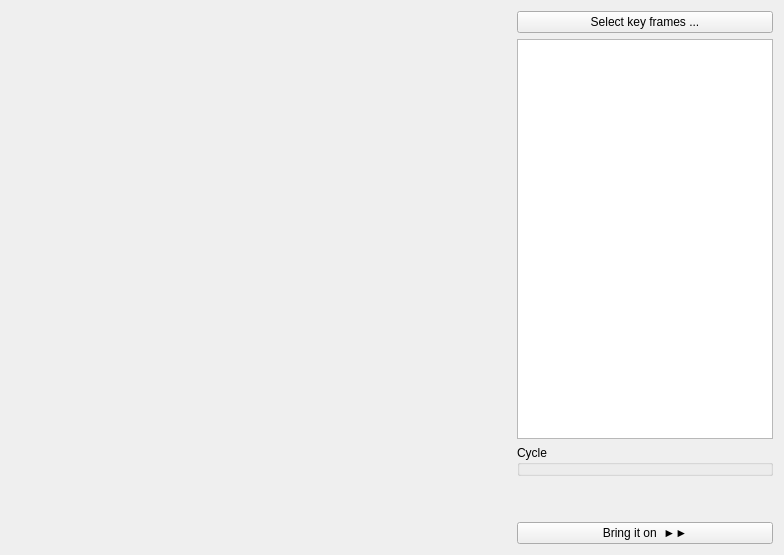
      <widget class="QWidget" name="tabImages">
       <attribute name="icon">
        <iconset resource="muddymorph.qrc">
         <normaloff>:/stilo/guicandy/t1.png</normaloff>:/stilo/guicandy/t1.png</iconset>
       </attribute>
       <attribute name="title">
        <string>Images</string>
       </attribute>
       <layout class="QHBoxLayout" name="horizontalLayout_2" stretch="1,0">
        <item>
         <widget class="QLabel" name="previewKey">
          <property name="minimumSize">
           <size>
            <width>500</width>
            <height>300</height>
           </size>
          </property>
          <property name="toolTip">
           <string>Feel free to drag and drop image files here</string>
          </property>
          <property name="text">
           <string/>
          </property>
          <property name="pixmap">
           <pixmap resource="muddymorph.qrc">:/stilo/guicandy/icon.png</pixmap>
          </property>
          <property name="alignment">
           <set>Qt::AlignCenter</set>
          </property>
         </widget>
        </item>
        <item>
         <layout class="QVBoxLayout" name="verticalLayout_2">
          <item>
           <widget class="QPushButton" name="buttonSelectFiles">
            <property name="toolTip">
             <string>&lt;html&gt;&lt;head/&gt;&lt;body&gt;&lt;p&gt;Select the full series of key images at once. File names determine the sequence.&lt;/p&gt;&lt;/body&gt;&lt;/html&gt;</string>
            </property>
            <property name="text">
             <string>Select key frames ...</string>
            </property>
           </widget>
          </item>
          <item>
           <widget class="QTableView" name="tableKey">
            <property name="sizePolicy">
             <sizepolicy hsizetype="Expanding" vsizetype="MinimumExpanding">
              <horstretch>0</horstretch>
              <verstretch>0</verstretch>
             </sizepolicy>
            </property>
            <property name="minimumSize">
             <size>
              <width>0</width>
              <height>400</height>
             </size>
            </property>
            <property name="alternatingRowColors">
             <bool>true</bool>
            </property>
            <property name="selectionMode">
             <enum>QAbstractItemView::SingleSelection</enum>
            </property>
            <property name="selectionBehavior">
             <enum>QAbstractItemView::SelectRows</enum>
            </property>
            <property name="cornerButtonEnabled">
             <bool>false</bool>
            </property>
            <attribute name="horizontalHeaderStretchLastSection">
             <bool>true</bool>
            </attribute>
            <attribute name="verticalHeaderVisible">
             <bool>false</bool>
            </attribute>
           </widget>
          </item>
          <item>
           <widget class="QGroupBox" name="groupBox">
            <property name="sizePolicy">
             <sizepolicy hsizetype="Preferred" vsizetype="MinimumExpanding">
              <horstretch>0</horstretch>
              <verstretch>0</verstretch>
             </sizepolicy>
            </property>
            <property name="title">
             <string>Cycle</string>
            </property>
            <widget class="QRadioButton" name="radioStraight">
             <property name="geometry">
              <rect>
               <x>10</x>
               <y>30</y>
               <width>100</width>
               <height>20</height>
              </rect>
             </property>
             <property name="toolTip">
              <string>&lt;html&gt;&lt;head/&gt;&lt;body&gt;&lt;p&gt;Do not make a loop.&lt;/p&gt;&lt;/body&gt;&lt;/html&gt;</string>
             </property>
             <property name="text">
              <string>→  None</string>
             </property>
             <property name="checked">
              <bool>true</bool>
             </property>
            </widget>
            <widget class="QRadioButton" name="radioLoop">
             <property name="geometry">
              <rect>
               <x>10</x>
               <y>60</y>
               <width>100</width>
               <height>20</height>
              </rect>
             </property>
             <property name="toolTip">
              <string>&lt;html&gt;&lt;head/&gt;&lt;body&gt;&lt;p&gt;Morph from the last key frame straight back to the first.&lt;/p&gt;&lt;/body&gt;&lt;/html&gt;</string>
             </property>
             <property name="text">
              <string>∞  Loop</string>
             </property>
            </widget>
            <widget class="QRadioButton" name="radioReverse">
             <property name="geometry">
              <rect>
               <x>10</x>
               <y>90</y>
               <width>100</width>
               <height>20</height>
              </rect>
             </property>
             <property name="toolTip">
              <string>&lt;html&gt;&lt;head/&gt;&lt;body&gt;&lt;p&gt;Rewind all the way from the last key frame back to the first.&lt;/p&gt;&lt;/body&gt;&lt;/html&gt;</string>
             </property>
             <property name="text">
              <string>↔  Reverse</string>
             </property>
            </widget>
           </widget>
          </item>
          <item>
           <spacer name="verticalSpacer_2">
            <property name="orientation">
             <enum>Qt::Vertical</enum>
            </property>
            <property name="sizeHint" stdset="0">
             <size>
              <width>20</width>
              <height>40</height>
             </size>
            </property>
           </spacer>
          </item>
          <item>
           <widget class="QPushButton" name="buttonFinishKey">
            <property name="toolTip">
             <string>&lt;html&gt;&lt;head/&gt;&lt;body&gt;&lt;p&gt;Next come project preferences.&lt;/p&gt;&lt;/body&gt;&lt;/html&gt;</string>
            </property>
            <property name="text">
             <string>Bring it on  ►►</string>
            </property>
           </widget>
          </item>
         </layout>
        </item>
       </layout>
      </widget>
